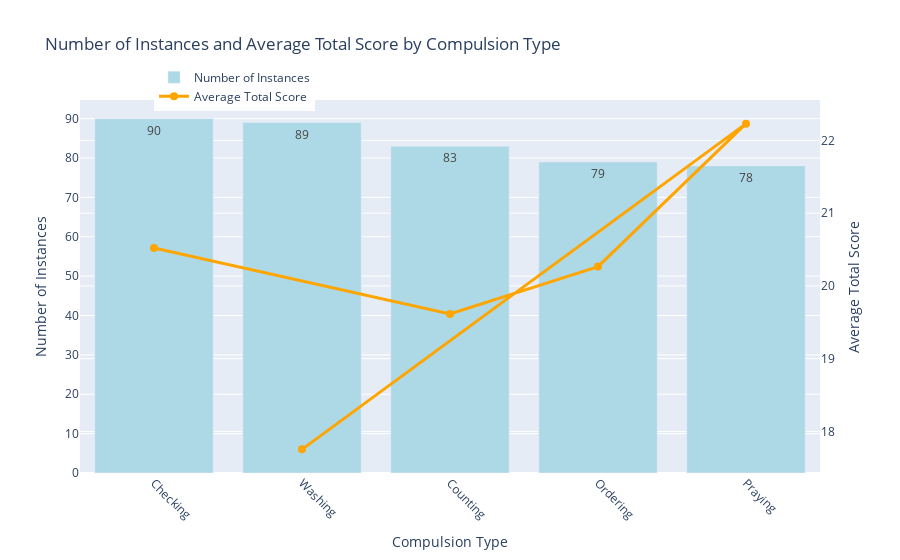

Notebook cell for this chart:
### Markdown cell above
6. Are the Compulsion types represented equally in this dataset? What is the average Total_Score for each type?

### Code cell
# Count the number of instances for each compulsion type
compulsion_counts = filtered_df['Compulsion Type'].value_counts()

# Calculate the average Total Score for each compulsion type
compulsion_avg_scores = filtered_df.groupby('Compulsion Type')['Total_Score'].mean()

# Create a figure
fig8 = go.Figure()

# Add bar plot for the number of instances (left y-axis)
fig8.add_trace(
    go.Bar(
        x=compulsion_counts.index,
        y=compulsion_counts.values,
        name='Number of Instances',
        marker_color='lightblue',
        text=compulsion_counts.values,  # Show count on the bars
        textposition='auto'
    )
)

# Add line plot for the average total score (right y-axis)
fig8.add_trace(
    go.Scatter(
        x=compulsion_avg_scores.index,
        y=compulsion_avg_scores.values,
        name='Average Total Score',
        yaxis='y2',  # Associate this with the second y-axis
        mode='lines+markers',
        line=dict(color='orange', width=3),
        marker=dict(size=8),
        text=compulsion_avg_scores.values,  # Show average scores on the points
        textposition='top center'
    )
)

# Update layout to include a second y-axis
fig8.update_layout(
    title='Number of Instances and Average Total Score by Compulsion Type',
    xaxis_title='Compulsion Type',
    yaxis_title='Number of Instances',
    yaxis2=dict(
        title='Average Total Score',
        overlaying='y',  # Overlay y-axis 2 on the same plot as y-axis 1
        side='right'
    ),
    legend=dict(x=0.1, y=1.1),
    xaxis_tickangle=45,
    yaxis=dict(showgrid=True)
)

# Show the plot
fig8.show()

### Figure 1 — Plotly figure (JSON) as saved in the notebook; plotly's stock layout.template omitted (floating-point values rounded to 4 significant figures)
{"data": [{"marker": {"color": "lightblue"}, "name": "Number of Instances", "text": [90, 89, 83, 79, 78], "textposition": "auto", "type": "bar", "x": ["Checking", "Washing", "Counting", "Ordering", "Praying"], "y": [90, 89, 83, 79, 78]}, {"line": {"color": "orange", "width": 3}, "marker": {"size": 8}, "mode": "lines+markers", "name": "Average Total Score", "text": [20.52, 19.61, 20.27, 22.23, 17.75], "textposition": "top center", "type": "scatter", "x": ["Checking", "Counting", "Ordering", "Praying", "Washing"], "y": [20.52, 19.61, 20.27, 22.23, 17.75], "yaxis": "y2"}], "layout": {"legend": {"x": 0.1, "y": 1.1}, "title": {"text": "Number of Instances and Average Total Score by Compulsion Type"}, "xaxis": {"tickangle": 45, "title": {"text": "Compulsion Type"}}, "yaxis": {"showgrid": true, "title": {"text": "Number of Instances"}}, "yaxis2": {"overlaying": "y", "side": "right", "title": {"text": "Average Total Score"}}}}
